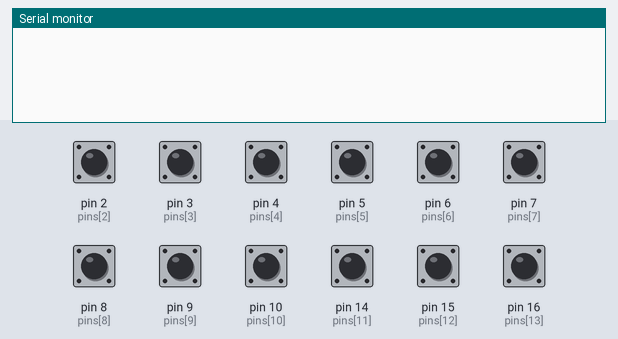
A sketch run on a simulated Arduino Uno, built with avr-gcc and run on an emulated ATmega328P. On the bench: the last lines printed to the serial monitor. Inputs (shaded band) come from the test bench; at power-on: pin 2 (pins[2]), pin 3 (pins[3]), pin 4 (pins[4]), pin 5 (pins[5]), pin 6 (pins[6]), pin 7 (pins[7]), pin 8 (pins[8]), pin 9 (pins[9]), pin 10 (pins[10]), pin 14 (pins[11]), pin 15 (pins[12]), pin 16 (pins[13]) HIGH.

Above: at 1.2 s.
1.3 s: pin 2 (pins[2]) pulled LOW for 0.15 s
At 2.5 s:
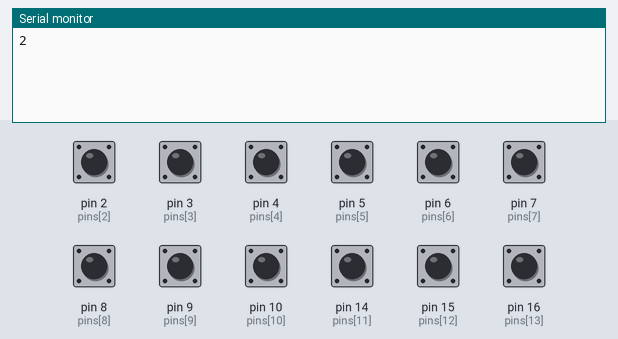
2.9 s: pin 3 (pins[3]) pulled LOW for 0.15 s
At 3.8 s:
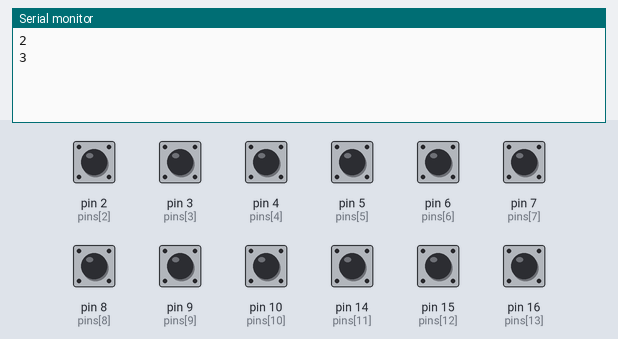
4.5 s: pin 4 (pins[4]) pulled LOW for 0.15 s
At 5.0 s:
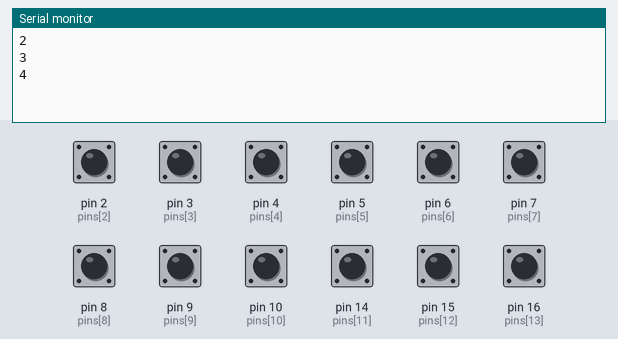
6.1 s: pin 5 (pins[5]) pulled LOW for 0.15 s
At 7.3 s:
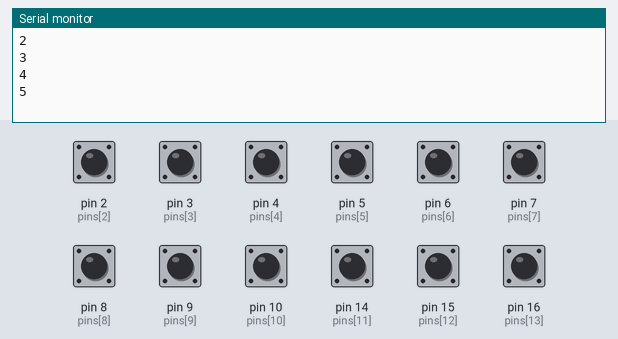
7.7 s: pin 6 (pins[6]) pulled LOW for 0.15 s
At 8.6 s:
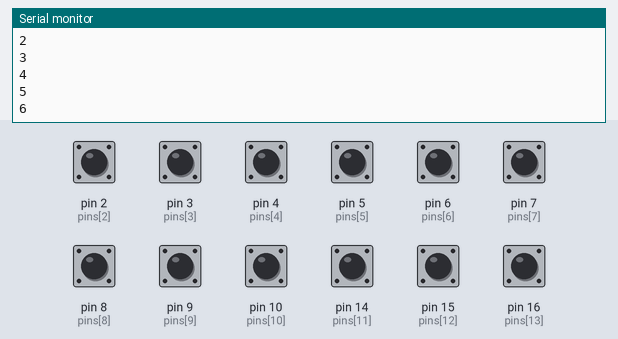
9.3 s: pin 7 (pins[7]) pulled LOW for 0.15 s
At 9.8 s:
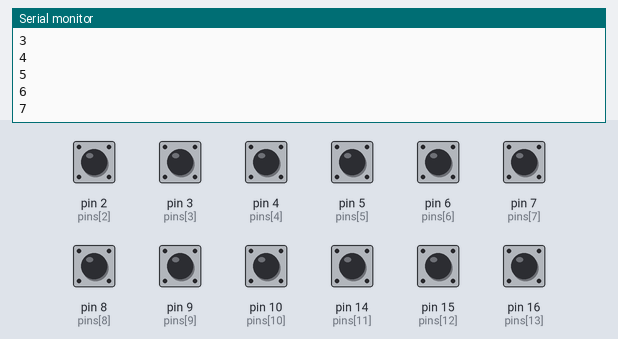
Timing chart, 0 to 11.9 s (numbered marks = the images above; inputs shaded):
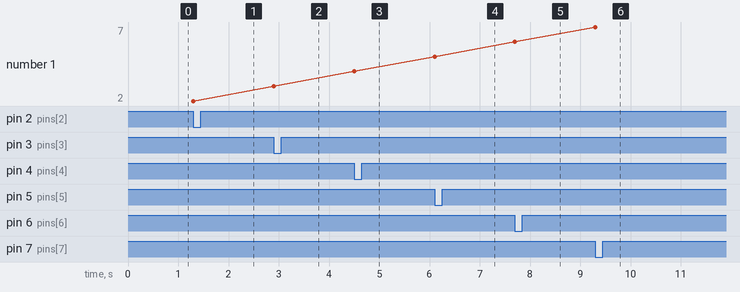

The sketch:

button-simple.ino
```cpp
#define INPUT 0

int pins[] = { 0, 1, 2, 3, 4, 5, 6, 7, 8, 9, 10, 14, 15 ,16};
int numOfPins = 14;

void setup() {
  Serial.begin(9600);
  for( int i=0; i<14; i++ ) {
    pinMode(pins[i], INPUT_PULLUP);
  }
}


void loop() {
  //Serial.println(currentState);
  for( int i=0; i<14; i++ ) {
      if( !digitalRead(pins[i]) == HIGH ) {
        Serial.println(pins[i]);
        delay(1000);
      }
  }
}
```

Measured:
- after the input at 1.3 s, the serial monitor: prints a new line at once (image 1)
- after the input at 2.9 s, the serial monitor: prints a new line at once (image 2)
- after the input at 4.5 s, the serial monitor: prints a new line at once (image 3)
- after the input at 6.1 s, the serial monitor: prints a new line at once (image 4)
- after the input at 7.7 s, the serial monitor: prints a new line at once (image 5)
- after the input at 9.3 s, the serial monitor: prints a new line at once (image 6)
- plotted number 1: 2 → 3 after the input at 2.9 s, 3 → 4 after the input at 4.5 s, 4 → 5 after the input at 6.1 s, 5 → 6 after the input at 7.7 s, 6 → 7 after the input at 9.3 s
